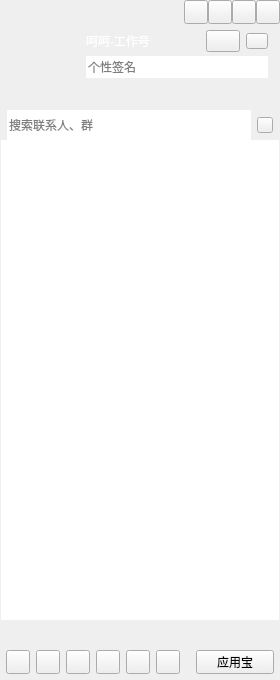
<?xml version="1.0" encoding="UTF-8"?>
<ui version="4.0">
 <class>CCMainWindowClass</class>
 <widget class="QWidget" name="CCMainWindowClass">
  <property name="geometry">
   <rect>
    <x>0</x>
    <y>0</y>
    <width>280</width>
    <height>680</height>
   </rect>
  </property>
  <property name="minimumSize">
   <size>
    <width>280</width>
    <height>680</height>
   </size>
  </property>
  <property name="maximumSize">
   <size>
    <width>16777215</width>
    <height>16777215</height>
   </size>
  </property>
  <property name="windowTitle">
   <string>CCMainWindow</string>
  </property>
  <layout class="QVBoxLayout" name="verticalLayout_6">
   <property name="spacing">
    <number>0</number>
   </property>
   <property name="leftMargin">
    <number>0</number>
   </property>
   <property name="topMargin">
    <number>0</number>
   </property>
   <property name="rightMargin">
    <number>0</number>
   </property>
   <property name="bottomMargin">
    <number>0</number>
   </property>
   <item>
    <widget class="QWidget" name="titleWidget" native="true">
     <property name="sizePolicy">
      <sizepolicy hsizetype="Expanding" vsizetype="Preferred">
       <horstretch>0</horstretch>
       <verstretch>0</verstretch>
      </sizepolicy>
     </property>
     <property name="titleSkin" stdset="0">
      <bool>true</bool>
     </property>
     <layout class="QVBoxLayout" name="verticalLayout_2">
      <property name="spacing">
       <number>0</number>
      </property>
      <property name="leftMargin">
       <number>0</number>
      </property>
      <property name="topMargin">
       <number>0</number>
      </property>
      <property name="rightMargin">
       <number>0</number>
      </property>
      <property name="bottomMargin">
       <number>0</number>
      </property>
      <item>
       <layout class="QHBoxLayout" name="horizontalLayout">
        <property name="spacing">
         <number>0</number>
        </property>
        <property name="leftMargin">
         <number>12</number>
        </property>
        <item>
         <widget class="QLabel" name="titleIcon">
          <property name="sizePolicy">
           <sizepolicy hsizetype="Fixed" vsizetype="Fixed">
            <horstretch>0</horstretch>
            <verstretch>0</verstretch>
           </sizepolicy>
          </property>
          <property name="minimumSize">
           <size>
            <width>42</width>
            <height>18</height>
           </size>
          </property>
          <property name="maximumSize">
           <size>
            <width>42</width>
            <height>18</height>
           </size>
          </property>
          <property name="text">
           <string/>
          </property>
         </widget>
        </item>
        <item>
         <spacer name="horizontalSpacer">
          <property name="orientation">
           <enum>Qt::Horizontal</enum>
          </property>
          <property name="sizeHint" stdset="0">
           <size>
            <width>40</width>
            <height>20</height>
           </size>
          </property>
         </spacer>
        </item>
        <item>
         <widget class="QPushButton" name="palcehold1">
          <property name="sizePolicy">
           <sizepolicy hsizetype="Fixed" vsizetype="Fixed">
            <horstretch>0</horstretch>
            <verstretch>0</verstretch>
           </sizepolicy>
          </property>
          <property name="minimumSize">
           <size>
            <width>24</width>
            <height>24</height>
           </size>
          </property>
          <property name="maximumSize">
           <size>
            <width>24</width>
            <height>24</height>
           </size>
          </property>
          <property name="text">
           <string/>
          </property>
         </widget>
        </item>
        <item>
         <widget class="QPushButton" name="placehold2">
          <property name="sizePolicy">
           <sizepolicy hsizetype="Fixed" vsizetype="Fixed">
            <horstretch>0</horstretch>
            <verstretch>0</verstretch>
           </sizepolicy>
          </property>
          <property name="minimumSize">
           <size>
            <width>24</width>
            <height>24</height>
           </size>
          </property>
          <property name="maximumSize">
           <size>
            <width>24</width>
            <height>24</height>
           </size>
          </property>
          <property name="text">
           <string/>
          </property>
         </widget>
        </item>
        <item>
         <widget class="QPushButton" name="sysmin">
          <property name="sizePolicy">
           <sizepolicy hsizetype="Fixed" vsizetype="Fixed">
            <horstretch>0</horstretch>
            <verstretch>0</verstretch>
           </sizepolicy>
          </property>
          <property name="minimumSize">
           <size>
            <width>24</width>
            <height>24</height>
           </size>
          </property>
          <property name="maximumSize">
           <size>
            <width>24</width>
            <height>24</height>
           </size>
          </property>
          <property name="text">
           <string/>
          </property>
         </widget>
        </item>
        <item>
         <widget class="QPushButton" name="sysclose">
          <property name="sizePolicy">
           <sizepolicy hsizetype="Fixed" vsizetype="Fixed">
            <horstretch>0</horstretch>
            <verstretch>0</verstretch>
           </sizepolicy>
          </property>
          <property name="minimumSize">
           <size>
            <width>24</width>
            <height>24</height>
           </size>
          </property>
          <property name="maximumSize">
           <size>
            <width>24</width>
            <height>24</height>
           </size>
          </property>
          <property name="text">
           <string/>
          </property>
         </widget>
        </item>
       </layout>
      </item>
      <item>
       <layout class="QHBoxLayout" name="horizontalLayout_3">
        <property name="spacing">
         <number>6</number>
        </property>
        <property name="leftMargin">
         <number>12</number>
        </property>
        <property name="topMargin">
         <number>6</number>
        </property>
        <property name="rightMargin">
         <number>12</number>
        </property>
        <property name="bottomMargin">
         <number>6</number>
        </property>
        <item>
         <widget class="QLabel" name="headLabel">
          <property name="sizePolicy">
           <sizepolicy hsizetype="Fixed" vsizetype="Fixed">
            <horstretch>0</horstretch>
            <verstretch>0</verstretch>
           </sizepolicy>
          </property>
          <property name="minimumSize">
           <size>
            <width>68</width>
            <height>68</height>
           </size>
          </property>
          <property name="maximumSize">
           <size>
            <width>68</width>
            <height>68</height>
           </size>
          </property>
          <property name="text">
           <string/>
          </property>
         </widget>
        </item>
        <item>
         <layout class="QVBoxLayout" name="verticalLayout">
          <property name="spacing">
           <number>4</number>
          </property>
          <item>
           <layout class="QHBoxLayout" name="horizontalLayout_2">
            <item>
             <widget class="QLabel" name="userName">
              <property name="sizePolicy">
               <sizepolicy hsizetype="Expanding" vsizetype="Fixed">
                <horstretch>0</horstretch>
                <verstretch>0</verstretch>
               </sizepolicy>
              </property>
              <property name="minimumSize">
               <size>
                <width>0</width>
                <height>22</height>
               </size>
              </property>
              <property name="maximumSize">
               <size>
                <width>16777215</width>
                <height>22</height>
               </size>
              </property>
              <property name="styleSheet">
               <string notr="true">color: rgb(255, 255, 255);
font: 75 12pt &quot;微软雅黑&quot;;</string>
              </property>
              <property name="text">
               <string>呵呵-工作号</string>
              </property>
             </widget>
            </item>
            <item>
             <widget class="QPushButton" name="statusBtn">
              <property name="sizePolicy">
               <sizepolicy hsizetype="Fixed" vsizetype="Fixed">
                <horstretch>0</horstretch>
                <verstretch>0</verstretch>
               </sizepolicy>
              </property>
              <property name="minimumSize">
               <size>
                <width>34</width>
                <height>22</height>
               </size>
              </property>
              <property name="maximumSize">
               <size>
                <width>34</width>
                <height>22</height>
               </size>
              </property>
              <property name="text">
               <string/>
              </property>
              <property name="hasborder" stdset="0">
               <bool>true</bool>
              </property>
             </widget>
            </item>
            <item>
             <widget class="QPushButton" name="levelBtn">
              <property name="sizePolicy">
               <sizepolicy hsizetype="Fixed" vsizetype="Fixed">
                <horstretch>0</horstretch>
                <verstretch>0</verstretch>
               </sizepolicy>
              </property>
              <property name="minimumSize">
               <size>
                <width>22</width>
                <height>16</height>
               </size>
              </property>
              <property name="maximumSize">
               <size>
                <width>22</width>
                <height>16</height>
               </size>
              </property>
              <property name="text">
               <string/>
              </property>
              <property name="hasborder" stdset="0">
               <bool>true</bool>
              </property>
             </widget>
            </item>
           </layout>
          </item>
          <item>
           <widget class="QLineEdit" name="lineEdit">
            <property name="minimumSize">
             <size>
              <width>0</width>
              <height>22</height>
             </size>
            </property>
            <property name="maximumSize">
             <size>
              <width>16777215</width>
              <height>22</height>
             </size>
            </property>
            <property name="frame">
             <bool>false</bool>
            </property>
            <property name="placeholderText">
             <string>个性签名</string>
            </property>
           </widget>
          </item>
          <item>
           <widget class="QWidget" name="appWidget" native="true">
            <property name="sizePolicy">
             <sizepolicy hsizetype="Expanding" vsizetype="Fixed">
              <horstretch>0</horstretch>
              <verstretch>0</verstretch>
             </sizepolicy>
            </property>
            <property name="minimumSize">
             <size>
              <width>0</width>
              <height>22</height>
             </size>
            </property>
            <property name="maximumSize">
             <size>
              <width>16777215</width>
              <height>22</height>
             </size>
            </property>
           </widget>
          </item>
         </layout>
        </item>
       </layout>
      </item>
     </layout>
    </widget>
   </item>
   <item>
    <widget class="QWidget" name="widget" native="true">
     <property name="sizePolicy">
      <sizepolicy hsizetype="Expanding" vsizetype="Expanding">
       <horstretch>0</horstretch>
       <verstretch>0</verstretch>
      </sizepolicy>
     </property>
     <layout class="QVBoxLayout" name="verticalLayout_4">
      <property name="spacing">
       <number>0</number>
      </property>
      <property name="leftMargin">
       <number>1</number>
      </property>
      <property name="topMargin">
       <number>0</number>
      </property>
      <property name="rightMargin">
       <number>1</number>
      </property>
      <property name="bottomMargin">
       <number>0</number>
      </property>
      <item>
       <widget class="QWidget" name="searchWidget" native="true">
        <property name="sizePolicy">
         <sizepolicy hsizetype="Expanding" vsizetype="Fixed">
          <horstretch>0</horstretch>
          <verstretch>0</verstretch>
         </sizepolicy>
        </property>
        <property name="minimumSize">
         <size>
          <width>0</width>
          <height>30</height>
         </size>
        </property>
        <property name="maximumSize">
         <size>
          <width>16777215</width>
          <height>30</height>
         </size>
        </property>
        <layout class="QHBoxLayout" name="horizontalLayout_4">
         <property name="spacing">
          <number>6</number>
         </property>
         <property name="leftMargin">
          <number>6</number>
         </property>
         <property name="topMargin">
          <number>0</number>
         </property>
         <property name="rightMargin">
          <number>6</number>
         </property>
         <property name="bottomMargin">
          <number>0</number>
         </property>
         <item>
          <widget class="QLineEdit" name="searchLineEdit">
           <property name="minimumSize">
            <size>
             <width>0</width>
             <height>30</height>
            </size>
           </property>
           <property name="maximumSize">
            <size>
             <width>16777215</width>
             <height>30</height>
            </size>
           </property>
           <property name="frame">
            <bool>false</bool>
           </property>
           <property name="placeholderText">
            <string>搜索联系人、群</string>
           </property>
          </widget>
         </item>
         <item>
          <widget class="QPushButton" name="searchBtn">
           <property name="sizePolicy">
            <sizepolicy hsizetype="Fixed" vsizetype="Fixed">
             <horstretch>0</horstretch>
             <verstretch>0</verstretch>
            </sizepolicy>
           </property>
           <property name="minimumSize">
            <size>
             <width>16</width>
             <height>16</height>
            </size>
           </property>
           <property name="maximumSize">
            <size>
             <width>16</width>
             <height>16</height>
            </size>
           </property>
           <property name="text">
            <string/>
           </property>
          </widget>
         </item>
        </layout>
       </widget>
      </item>
      <item>
       <widget class="QScrollArea" name="scrollArea">
        <property name="frameShape">
         <enum>QFrame::NoFrame</enum>
        </property>
        <property name="widgetResizable">
         <bool>true</bool>
        </property>
        <widget class="QWidget" name="scrollAreaWidgetContents">
         <property name="geometry">
          <rect>
           <x>0</x>
           <y>0</y>
           <width>278</width>
           <height>474</height>
          </rect>
         </property>
         <property name="sizePolicy">
          <sizepolicy hsizetype="Expanding" vsizetype="Expanding">
           <horstretch>0</horstretch>
           <verstretch>0</verstretch>
          </sizepolicy>
         </property>
         <layout class="QVBoxLayout" name="verticalLayout_3">
          <property name="spacing">
           <number>0</number>
          </property>
          <property name="leftMargin">
           <number>0</number>
          </property>
          <property name="topMargin">
           <number>0</number>
          </property>
          <property name="rightMargin">
           <number>0</number>
          </property>
          <property name="bottomMargin">
           <number>0</number>
          </property>
          <item>
           <widget class="QTreeWidget" name="treeWidget">
            <property name="frameShape">
             <enum>QFrame::NoFrame</enum>
            </property>
            <property name="verticalScrollBarPolicy">
             <enum>Qt::ScrollBarAlwaysOff</enum>
            </property>
            <property name="horizontalScrollBarPolicy">
             <enum>Qt::ScrollBarAlwaysOff</enum>
            </property>
            <property name="editTriggers">
             <set>QAbstractItemView::AllEditTriggers</set>
            </property>
            <property name="indentation">
             <number>0</number>
            </property>
            <property name="expandsOnDoubleClick">
             <bool>false</bool>
            </property>
            <attribute name="headerVisible">
             <bool>false</bool>
            </attribute>
            <column>
             <property name="text">
              <string notr="true">1</string>
             </property>
            </column>
           </widget>
          </item>
         </layout>
        </widget>
       </widget>
      </item>
     </layout>
    </widget>
   </item>
   <item>
    <widget class="QWidget" name="bottomWidget" native="true">
     <property name="sizePolicy">
      <sizepolicy hsizetype="Expanding" vsizetype="Fixed">
       <horstretch>0</horstretch>
       <verstretch>0</verstretch>
      </sizepolicy>
     </property>
     <property name="minimumSize">
      <size>
       <width>0</width>
       <height>60</height>
      </size>
     </property>
     <property name="maximumSize">
      <size>
       <width>16777215</width>
       <height>60</height>
      </size>
     </property>
     <property name="bottomSkin" stdset="0">
      <bool>true</bool>
     </property>
     <layout class="QVBoxLayout" name="verticalLayout_5" stretch="1,1">
      <property name="spacing">
       <number>6</number>
      </property>
      <property name="leftMargin">
       <number>6</number>
      </property>
      <property name="topMargin">
       <number>6</number>
      </property>
      <property name="rightMargin">
       <number>6</number>
      </property>
      <property name="bottomMargin">
       <number>6</number>
      </property>
      <item>
       <layout class="QHBoxLayout" name="bottomLayout">
        <property name="spacing">
         <number>6</number>
        </property>
       </layout>
      </item>
      <item>
       <layout class="QHBoxLayout" name="horizontalLayout_5">
        <property name="spacing">
         <number>6</number>
        </property>
        <item>
         <widget class="QPushButton" name="bottomBtn_1">
          <property name="sizePolicy">
           <sizepolicy hsizetype="Fixed" vsizetype="Fixed">
            <horstretch>0</horstretch>
            <verstretch>0</verstretch>
           </sizepolicy>
          </property>
          <property name="minimumSize">
           <size>
            <width>24</width>
            <height>24</height>
           </size>
          </property>
          <property name="maximumSize">
           <size>
            <width>24</width>
            <height>24</height>
           </size>
          </property>
          <property name="text">
           <string/>
          </property>
         </widget>
        </item>
        <item>
         <widget class="QPushButton" name="bottomBtn_2">
          <property name="sizePolicy">
           <sizepolicy hsizetype="Fixed" vsizetype="Fixed">
            <horstretch>0</horstretch>
            <verstretch>0</verstretch>
           </sizepolicy>
          </property>
          <property name="minimumSize">
           <size>
            <width>24</width>
            <height>24</height>
           </size>
          </property>
          <property name="maximumSize">
           <size>
            <width>24</width>
            <height>24</height>
           </size>
          </property>
          <property name="text">
           <string/>
          </property>
         </widget>
        </item>
        <item>
         <widget class="QPushButton" name="bottomBtn_3">
          <property name="sizePolicy">
           <sizepolicy hsizetype="Fixed" vsizetype="Fixed">
            <horstretch>0</horstretch>
            <verstretch>0</verstretch>
           </sizepolicy>
          </property>
          <property name="minimumSize">
           <size>
            <width>24</width>
            <height>24</height>
           </size>
          </property>
          <property name="maximumSize">
           <size>
            <width>24</width>
            <height>24</height>
           </size>
          </property>
          <property name="text">
           <string/>
          </property>
         </widget>
        </item>
        <item>
         <widget class="QPushButton" name="bottomBtn_4">
          <property name="sizePolicy">
           <sizepolicy hsizetype="Fixed" vsizetype="Fixed">
            <horstretch>0</horstretch>
            <verstretch>0</verstretch>
           </sizepolicy>
          </property>
          <property name="minimumSize">
           <size>
            <width>24</width>
            <height>24</height>
           </size>
          </property>
          <property name="maximumSize">
           <size>
            <width>24</width>
            <height>24</height>
           </size>
          </property>
          <property name="text">
           <string/>
          </property>
         </widget>
        </item>
        <item>
         <widget class="QPushButton" name="bottomBtn_5">
          <property name="sizePolicy">
           <sizepolicy hsizetype="Fixed" vsizetype="Fixed">
            <horstretch>0</horstretch>
            <verstretch>0</verstretch>
           </sizepolicy>
          </property>
          <property name="minimumSize">
           <size>
            <width>24</width>
            <height>24</height>
           </size>
          </property>
          <property name="maximumSize">
           <size>
            <width>24</width>
            <height>24</height>
           </size>
          </property>
          <property name="text">
           <string/>
          </property>
         </widget>
        </item>
        <item>
         <widget class="QPushButton" name="bottomBtn_6">
          <property name="sizePolicy">
           <sizepolicy hsizetype="Fixed" vsizetype="Fixed">
            <horstretch>0</horstretch>
            <verstretch>0</verstretch>
           </sizepolicy>
          </property>
          <property name="minimumSize">
           <size>
            <width>24</width>
            <height>24</height>
           </size>
          </property>
          <property name="maximumSize">
           <size>
            <width>24</width>
            <height>24</height>
           </size>
          </property>
          <property name="text">
           <string/>
          </property>
         </widget>
        </item>
        <item>
         <spacer name="horizontalSpacer_2">
          <property name="orientation">
           <enum>Qt::Horizontal</enum>
          </property>
          <property name="sizeHint" stdset="0">
           <size>
            <width>13</width>
            <height>20</height>
           </size>
          </property>
         </spacer>
        </item>
        <item>
         <widget class="QPushButton" name="bottomBtn_7">
          <property name="sizePolicy">
           <sizepolicy hsizetype="Preferred" vsizetype="Fixed">
            <horstretch>0</horstretch>
            <verstretch>0</verstretch>
           </sizepolicy>
          </property>
          <property name="minimumSize">
           <size>
            <width>24</width>
            <height>24</height>
           </size>
          </property>
          <property name="maximumSize">
           <size>
            <width>86</width>
            <height>24</height>
           </size>
          </property>
          <property name="text">
           <string>应用宝</string>
          </property>
         </widget>
        </item>
       </layout>
      </item>
     </layout>
    </widget>
   </item>
  </layout>
 </widget>
 <layoutdefault spacing="6" margin="11"/>
 <resources>
  <include location="CCMainWindow.qrc"/>
 </resources>
 <connections/>
</ui>
